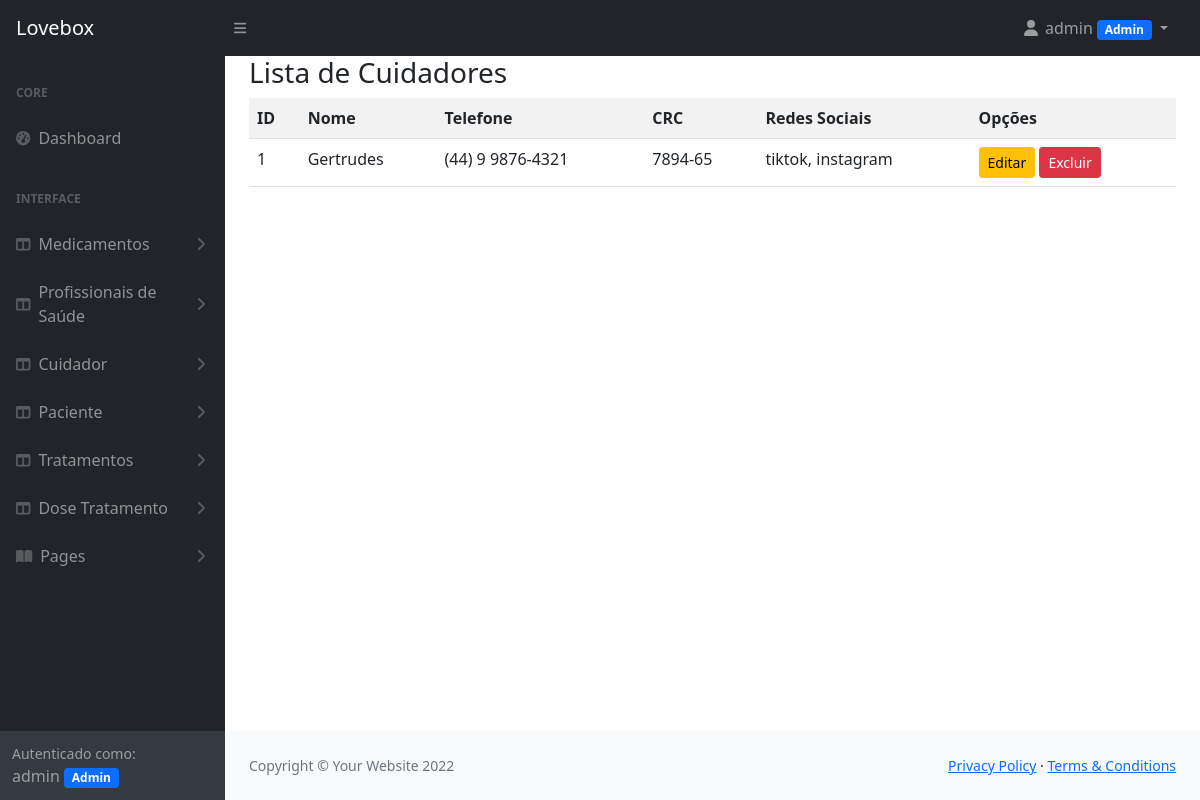
Before: /listar/cuidadores/ (signed in) with the older database file.
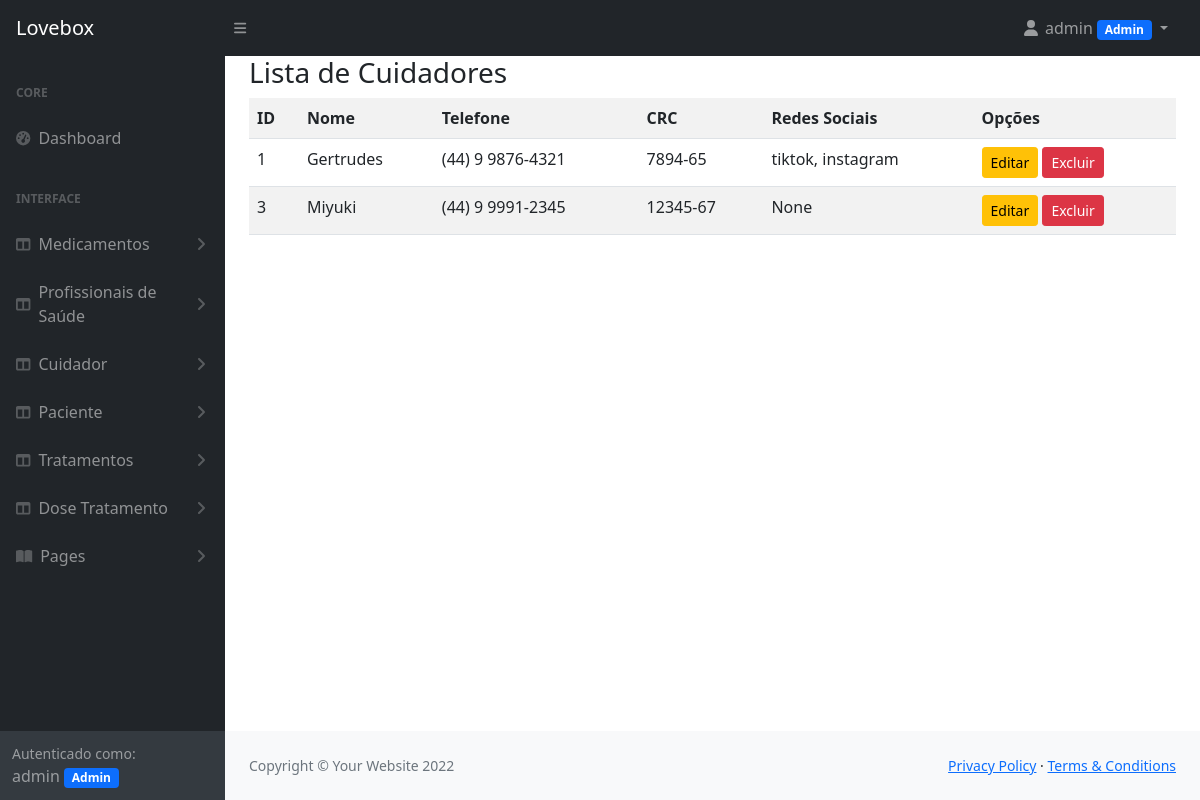
After: the same page with the newer database file.
### cadastros/models.py (models this page shows, shortened)
class Cuidador(models.Model):
    nome = models.CharField(max_length=255)
    telefone = models.CharField(max_length=50)
    crc = models.CharField(max_length=50, verbose_name='Conselho Regional de Classe', null=True, blank=True)
    redes_sociais = models.CharField(max_length=255, null=True, blank=True)
    usuario = models.ForeignKey(User, on_delete=models.PROTECT)

### cadastros/views.py (the view)
# urls.py: path('listar/cuidadores/', CuidadorList.as_view(), name='listar-cuidadores'),
class CuidadorList(LoginRequiredMixin, ListView):
    login_url = reverse_lazy('login')
    model = Cuidador
    template_name = 'cadastros/listar-cuidadores.html'
    def get_queryset(self):
        self.object_list = Cuidador.objects.filter(usuario=self.request.user).select_related()
        return self.object_list

### cadastros/templatetags/meus_filtros.py (called while the page is built)
@register.filter(name="esta_no_grupo")
def esta_no_grupo(usuario, nome_do_grupo):
    if(usuario.groups.filter(name=nome_do_grupo)):
        return True
    else:
        return False

### cadastros/templates/cadastros/listar-cuidadores.html (shortened to what this page needs)
{% extends 'cadastros/modelo.html' %}
{% load static %}
{% load meus_filtros %}
    {% block titulo_pagina %}
        <h3>Lista de Cuidadores</h3>
    {% endblock %}
    {% block conteudo %}
    <div>
    <table class="table table-striped p-4">
       <tr>
           <th>ID</th>
           <th>Nome</th>
           <th>Telefone</th>
           <th>CRC</th>
           <th>Redes Sociais</th>
           <th>Opções</th>
       </tr>
       {% for cuidador in object_list %}
       <tr>
           <td>{{ cuidador.pk }}</td>
           <td>{{ cuidador.nome }}</td>
           <td>{{ cuidador.telefone }}</td>
           <td>{{ cuidador.crc }}</td>
           <td>{{ cuidador.redes_sociais }}</td>
           <td>
               <a href="{% url 'atualizar-cuidador' cuidador.pk %}" class="btn btn-warning btn-sm">Editar</a>
               <a href="{% url 'excluir-cuidador' cuidador.pk %}" class="btn btn-danger btn-sm">Excluir</a>
           </td>
       </tr>
       {% empty %}
       <tr>
           <td colspan="100%">Nenhum cuidador cadastrado!</td>
       </tr>
       {% endfor %}
   </table>
</div>
    {% endblock %}

Changed rows visible on the page:
added Cuidador: pk "3", nome "Miyuki", telefone "(44) 9 9991-2345", crc "12345-67", redes_sociais "None"
